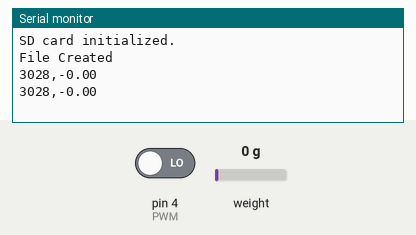
A sketch run on a simulated Arduino Uno, built with avr-gcc and run on an emulated ATmega328P. Parts: the last lines printed to the serial monitor. Inputs (shaded band) come from the test bench; at power-on: weight on the scale 0 g, pin 4 (PWM) LOW. Storage starts empty.

Above: at 3.2 s.
3.3 s: weight on the scale set to 100 g
At 4.7 s:
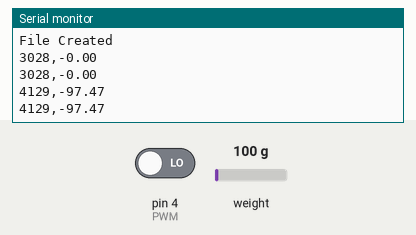
4.8 s: weight on the scale set to 1250 g
At 6.2 s:
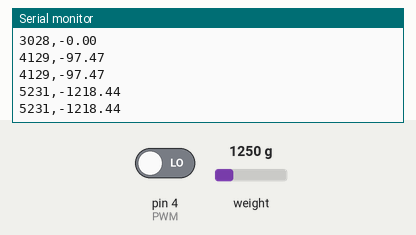
Timing chart, 0 to 7.8 s (numbered marks = the images above; inputs shaded):
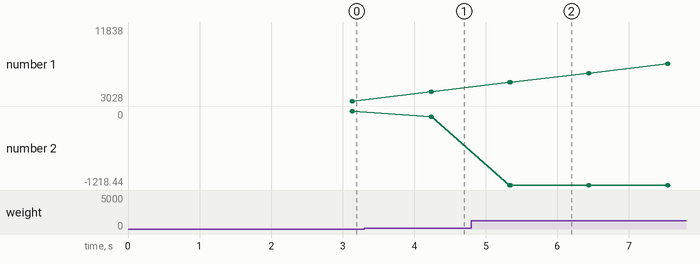

The sketch:

Rev1.ino
```cpp
#include "HX711.h"
#include <SPI.h>
#include <SD.h>

bool debug = false;
int dataPin = 2;
int clockPin = 3;
int PWM = 4;
int chipSelect = 10;
const double convertFactor =-0.00232083132251;
int samples = 1;
//int timer;
//uint32_t start, stop;

bool flip, lastState;
long lastChanged = 0;
volatile double val;
HX711 scale;
File dataFile;
String dataString;
String fileName;
// variables used for button toggle debounce
unsigned long logDuration = 0; // millis
double getScaleValue(int samplesize);

void setup() {
    pinMode(PWM, INPUT);
    Serial.begin(9600);
    // Check SD card initialization
    String filename_base = "datalog_";
    String file_extension = ".csv";
    int file_num = 0;
    // initialize SPI
    if (!SD.begin(chipSelect)) {
        Serial.println("SD card initialization failed!");
        while(1);
    }
    Serial.println("SD card initialized.");
    // find next available file name
    while(SD.exists(filename_base + file_num + file_extension)){
        file_num++;
    }
    fileName = (String) filename_base + file_num + file_extension;
    dataFile = SD.open(fileName, FILE_WRITE);
     // initialize csv header
    dataFile.println("Time (s),Force (N)");
    if (dataFile) {
            debugLog();
            Serial.println("File Created");
        }
        else {
            Serial.println("error opening "+fileName);
        }
    // setup scale
    scale.begin(dataPin, clockPin);
    scale.set_offset(0);
    scale.set_scale(0);
    scale.tare();

    lastState = (pulseIn(PWM,HIGH)<2000);
}

void loop() {
    flip = (pulseIn(PWM,HIGH)<2000);
    debugLog();
    if(flip!=lastState){
        lastChanged = millis();
        lastState = flip;
        logDuration = 0;
        if(debug){
        debugLog();
        }
    }
    debugLog();
    logDuration =  millis() - lastChanged;
    if(!flip){
        logDuration=0;
    }
    debugLog();
    if (flip) {
        debugLog();
        // get value, compose dataString
        val = getScaleValue(samples);
        val = val * (convertFactor);
        dataString = String(logDuration) + "," + String(val); // Build data string
        Serial.println(dataString);
        // write to sd & serial
        if (dataFile) {
            debugLog();
            dataFile.println( dataString );
            Serial.println(dataString);
        }
        else {
            Serial.println("error opening "+fileName);
        }
    }
    debugLog();


}

void debugLog() {
    if(debug) {
        Serial.println("Switch state: " + String(flip)+", last state: "+ String(lastState));
        Serial.println("Time since last change: " + String(lastChanged));
        Serial.println("Current time: "+ String(millis()));
        Serial.println("logDuration: "+String(logDuration));
        Serial.println("Force: "+String(val));
        delay(1000);
    }
}


double getScaleValue(int samplesize){
    // Gets direct value from sensor iff sample size == 1
    // Average can be taken if samsplesize > 1
    // requires scale object to exist
    // Return value is not scaled | modified in any way
    int val;
    if(samplesize == 1){
        return scale.get_units(0);
    }
    else{
        int count = 0;
        double avg = 0;
        for(int a = 0; a<samplesize; a++){
            avg +=scale.get_units(0);
            count++;
        }
        avg /= count;
        return avg;
    }
}
```

Measured:
- after the input at 3.3 s, the serial monitor: prints a new line after 0.93 s (image 1)
- after the input at 4.8 s, the serial monitor: prints a new line after 0.53 s (image 2)
- plotted number 2: 0 → -97.47 after the input at 3.3 s, -97.47 → -1218.44 after the input at 4.8 s
